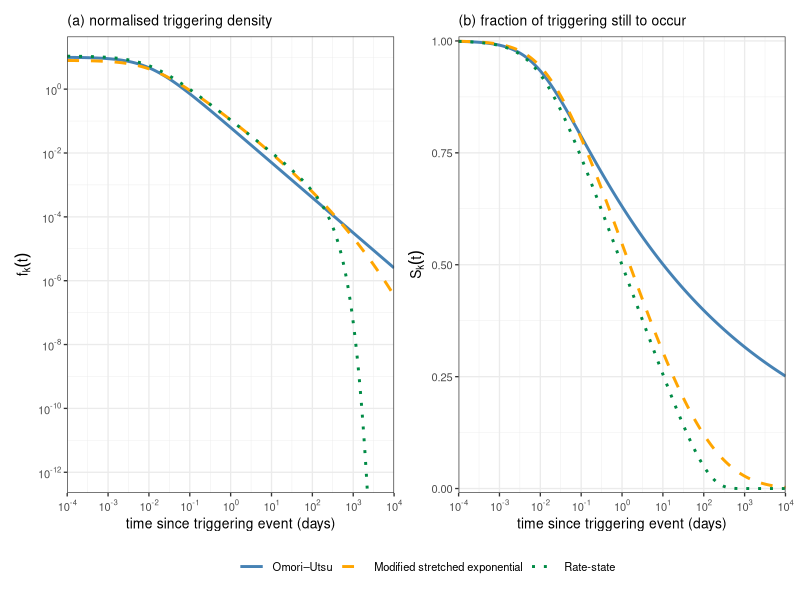

Write the R code that produced this figure. (Note: this script raises an error after producing the figure.)
#===============================================================================
# Comparison of the three candidate triggering kernels
#
#   (a) normalised densities  f_k(t) = g_k(t) / G_k(0, Inf)      [log-log]
#   (b) survival functions    S_k(t) = 1 - F_k(t)                [log-x]
#
# Normalised forms are plotted to restrict kernel comparisons to shape of decay.  
# Survival functions display the fraction of an event's triggering still
# outstanding at time t.
#
# Parameters choices are informed following Hainzl & Christophersen (2017, Figure 1).
#===============================================================================

#-------------------------------------------------------------------------------
## Package dependencies
#-------------------------------------------------------------------------------

library(ggplot2)
library(here)
library(patchwork)

#-------------------------------------------------------------------------------
## Normalised densities and survival functions: log1p / expm1 for numerical stability
#-------------------------------------------------------------------------------

## Omori-Utsu 
f_ou <- function(t, c, p) (p - 1) / c * (1 + t / c)^(-p)
S_ou <- function(t, c, p) (1 + t / c)^(1 - p)

# Modified stretched exponential 
##  delta(t) = (d + t)^gamma - d^gamma, written to avoid cancellation at small t
delta_ms <- function(t, d, gamma) d^gamma * expm1(gamma * log1p(t / d))
f_ms <- function(t, d, lambda, gamma) {
  lambda * gamma * (d + t)^(gamma - 1) * exp(-lambda * delta_ms(t, d, gamma))
}
S_ms <- function(t, d, lambda, gamma) exp(-lambda * delta_ms(t, d, gamma))

# Rate-state 
f_rs <- function(t, B, ta) {
  z <- exp(-t / ta)
  B * z / (-ta * log1p(-B) * (1 - B * z))
}
S_rs <- function(t, B, ta) log1p(-B * exp(-t / ta)) / log1p(-B)

#-------------------------------------------------------------------------------
## Parameters (Hainzl & Christophersen 2017, Figure 1)
#-------------------------------------------------------------------------------

par_ou <- list(c = 0.01,  p   = 1.1)
par_ms <- list(d = 0.01, lambda = 1, gamma = 0.2)
par_rs <- list(B = 0.9999, ta = 100)

kernel_levels <- c("Omori\u2013Utsu",
                   "Modified stretched exponential",
                   "Rate-state")

t_grid <- 10^seq(-4, 4, length.out = 3000)   # time grid (days)

#-------------------------------------------------------------------------------
## Evaluate kernels and order factor levels for legend
#-------------------------------------------------------------------------------

kern <- rbind(
  data.frame(t = t_grid, kernel = kernel_levels[1],
             density  = f_ou(t_grid, par_ou$c, par_ou$p),
             survival = S_ou(t_grid, par_ou$c, par_ou$p)),
  data.frame(t = t_grid, kernel = kernel_levels[2],
             density  = f_ms(t_grid, par_ms$d, par_ms$lambda, par_ms$gamma),
             survival = S_ms(t_grid, par_ms$d, par_ms$lambda, par_ms$gamma)),
  data.frame(t = t_grid, kernel = kernel_levels[3],
             density  = f_rs(t_grid, par_rs$B, par_rs$ta),
             survival = S_rs(t_grid, par_rs$B, par_rs$ta))
)

kern$kernel <- factor(kern$kernel, level = kernel_levels)

#-------------------------------------------------------------------------------
## Plotting parameters
#-------------------------------------------------------------------------------

# Kernel identifiers - colour and line type
kernel_cols <- setNames(c("steelblue", "orange", "springgreen4"), kernel_levels)
kernel_lty  <- setNames(c("solid", "dashed", "dotted"), kernel_levels)

# Format tick labels as, e.g., 10^2 instead 1e2
log_lab <- scales::trans_format("log10", scales::math_format(10^.x))

# Common theme choices for both plots
base_theme <- theme_bw(base_size = 10) +
  theme(legend.title     = element_blank(),
        legend.position  = "bottom",
        legend.key.width = unit(1.4, "lines"),
        panel.grid.minor = element_line(linewidth = 0.15),
        plot.title       = element_text(size = 10, face = "plain"))

# Logarithmic x-axis used in both plots
x_scale <- scale_x_log10(breaks = 10^seq(-4, 4, by = 1), labels = log_lab,
                         expand = expansion(mult = 0))

#-------------------------------------------------------------------------------
## Panel (a): normalised densities (log-log)
#-------------------------------------------------------------------------------

p_density <- ggplot(kern, aes(t, density, colour = kernel, linetype = kernel)) +
  geom_line(linewidth = 1) +
  x_scale + 
  scale_y_log10(breaks = 10^seq(-12, 2, by = 2), labels = log_lab) +
  coord_cartesian(ylim = c(1e-12, 1e1)) +
  scale_colour_manual(values = kernel_cols) +
  scale_linetype_manual(values = kernel_lty) +
  labs(title = "(a) normalised triggering density",
       x = "time since triggering event (days)",
       y = expression(f[k](t))) +
  base_theme

#-------------------------------------------------------------------------------
## Panel (b): survival functions (log x - linear y)
#-------------------------------------------------------------------------------

p_survival <- ggplot(kern, aes(t, survival, colour = kernel, linetype = kernel)) +
  geom_line(linewidth = 1) +
  x_scale +
  scale_y_continuous(limits = c(0, 1), expand = expansion(mult = c(0.01, 0.01))) +
  scale_colour_manual(values = kernel_cols) +
  scale_linetype_manual(values = kernel_lty) +
  labs(title = "(b) fraction of triggering still to occur",
       x = "time since triggering event (days)",
       y = expression(S[k](t))) +
  base_theme

#-------------------------------------------------------------------------------
## Combine 
#-------------------------------------------------------------------------------

fig <- (p_density | p_survival) +
  plot_layout(guides = "collect") &
  theme(legend.position = "bottom")

print(fig)
#-------------------------------------------------------------------------------
## Percentage of triggering beyond $1,000$ days 
#-------------------------------------------------------------------------------

t_eval <- 1e3
cat(sprintf("\nPercentage of triggering outstanding beyond %g days:\n", t_eval),
    sprintf("%-32s %10.3g%%\n",
            kernel_levels,
            100 * c(S_ou(t_eval, par_ou$c,  par_ou$p),
                    S_ms(t_eval, par_ms$d,  par_ms$lambda, par_ms$gamma),
                    S_rs(t_eval, par_rs$B,  par_rs$ta))),
    sep = "")

#-------------------------------------------------------------------------------
## Save plots
#-------------------------------------------------------------------------------

fig_src <- here("outputs", "figures")
fig_dest <- here("reports", "source","images")
dir.create(fig_dir, recursive = TRUE, showWarnings = FALSE)
file.copy(list.files(fig_src, pattern = "\\.pdf$", full.names = TRUE),
          fig_dest, overwrite = TRUE)
